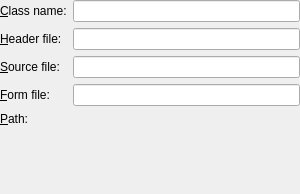
<?xml version="1.0" encoding="UTF-8"?>
<ui version="4.0">
 <class>Designer::Internal::NewClassWidget</class>
 <widget class="QWidget" name="Designer::Internal::NewClassWidget">
  <property name="geometry">
   <rect>
    <x>0</x>
    <y>0</y>
    <width>300</width>
    <height>194</height>
   </rect>
  </property>
  <layout class="QFormLayout" name="formLayout">
   <property name="fieldGrowthPolicy">
    <enum>QFormLayout::ExpandingFieldsGrow</enum>
   </property>
   <property name="leftMargin">
    <number>0</number>
   </property>
   <property name="topMargin">
    <number>0</number>
   </property>
   <property name="rightMargin">
    <number>0</number>
   </property>
   <property name="bottomMargin">
    <number>0</number>
   </property>
   <item row="0" column="0">
    <widget class="QLabel" name="classNameLabel">
     <property name="text">
      <string>&amp;Class name:</string>
     </property>
     <property name="buddy">
      <cstring>classLineEdit</cstring>
     </property>
    </widget>
   </item>
   <item row="0" column="1">
    <widget class="Utils::ClassNameValidatingLineEdit" name="classLineEdit"/>
   </item>
   <item row="1" column="0">
    <widget class="QLabel" name="headerLabel">
     <property name="text">
      <string>&amp;Header file:</string>
     </property>
     <property name="buddy">
      <cstring>headerFileLineEdit</cstring>
     </property>
    </widget>
   </item>
   <item row="1" column="1">
    <widget class="Utils::FileNameValidatingLineEdit" name="headerFileLineEdit"/>
   </item>
   <item row="2" column="0">
    <widget class="QLabel" name="sourceLabel">
     <property name="text">
      <string>&amp;Source file:</string>
     </property>
     <property name="buddy">
      <cstring>sourceFileLineEdit</cstring>
     </property>
    </widget>
   </item>
   <item row="2" column="1">
    <widget class="Utils::FileNameValidatingLineEdit" name="sourceFileLineEdit"/>
   </item>
   <item row="3" column="0">
    <widget class="QLabel" name="formLabel">
     <property name="text">
      <string>&amp;Form file:</string>
     </property>
     <property name="buddy">
      <cstring>formFileLineEdit</cstring>
     </property>
    </widget>
   </item>
   <item row="3" column="1">
    <widget class="Utils::FileNameValidatingLineEdit" name="formFileLineEdit"/>
   </item>
   <item row="4" column="0">
    <widget class="QLabel" name="pathLabel">
     <property name="text">
      <string>&amp;Path:</string>
     </property>
     <property name="buddy">
      <cstring>pathLabel</cstring>
     </property>
    </widget>
   </item>
   <item row="4" column="1">
    <widget class="Utils::PathChooser" name="pathChooser" native="true"/>
   </item>
  </layout>
 </widget>
 <customwidgets>
  <customwidget>
   <class>Utils::ClassNameValidatingLineEdit</class>
   <extends>QLineEdit</extends>
   <header location="global">utils/classnamevalidatinglineedit.h</header>
  </customwidget>
  <customwidget>
   <class>Utils::FileNameValidatingLineEdit</class>
   <extends>QLineEdit</extends>
   <header location="global">utils/filenamevalidatinglineedit.h</header>
  </customwidget>
  <customwidget>
   <class>Utils::PathChooser</class>
   <extends>QWidget</extends>
   <header location="global">utils/pathchooser.h</header>
   <container>1</container>
  </customwidget>
 </customwidgets>
 <resources/>
 <connections/>
</ui>
